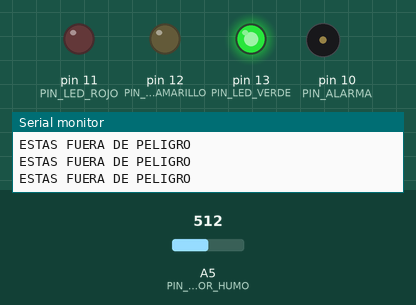
Simulated run of this sketch. Board: Arduino Uno, built with avr-gcc and run on an emulated ATmega328P. Parts: output pins drawn as LEDs (lit = HIGH), buzzer (waves = sounding), the last lines printed to the serial monitor. The inputs (shaded band) are chosen by the test bench; at power-on: A5 (PIN_SENSOR_HUMO) = 512.

Above: at 1.3 s.
1.4 s: A5 (PIN_SENSOR_HUMO) set to 916
2.9 s: A5 (PIN_SENSOR_HUMO) set to 947
At 4.2 s:
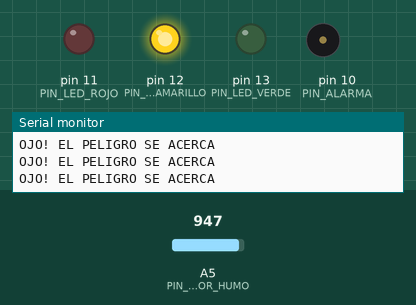
4.5 s: A5 (PIN_SENSOR_HUMO) set to 973
At 5.5 s:
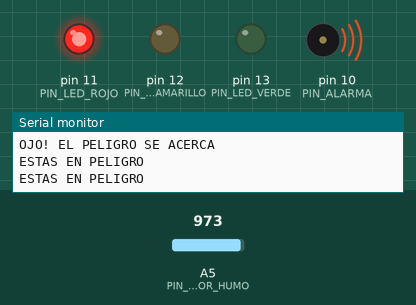
6.0 s: A5 (PIN_SENSOR_HUMO) set to 950
At 6.7 s:
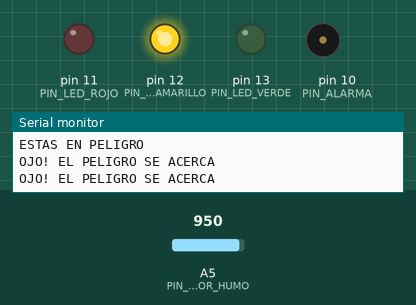
7.5 s: A5 (PIN_SENSOR_HUMO) set to 970
At 7.9 s:
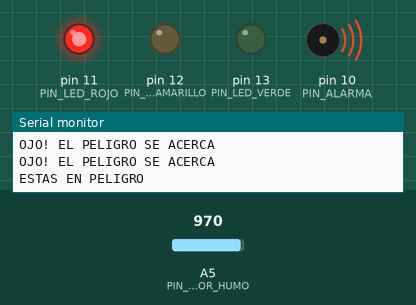
Timing chart, 0 to 10.0 s (numbered marks = the images above; inputs shaded):
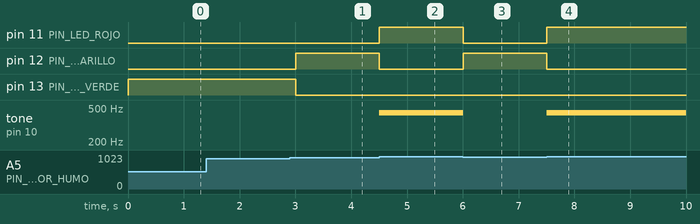

Measured:
- the behaviour switches between 929 and 930 on A5 (PIN_SENSOR_HUMO) (found by bisection; images 0 and 1)
- the behaviour switches between 959 and 960 on A5 (PIN_SENSOR_HUMO) (found by bisection; images 1 and 2)
- after the input at 2.9 s, pin 12 (PIN_LED_AMARILLO): LOW → HIGH after 0.10 s; pin 13 (PIN_LED_VERDE): HIGH → LOW after 0.10 s
- after the input at 4.5 s, pin 11 (PIN_LED_ROJO): LOW → HIGH at once; pin 12 (PIN_LED_AMARILLO): HIGH → LOW at once; tone on pin 10 (PIN_ALARMA): silent → 440 Hz at once
- after the input at 6.0 s, pin 11 (PIN_LED_ROJO): HIGH → LOW at once; pin 12 (PIN_LED_AMARILLO): LOW → HIGH at once; tone on pin 10 (PIN_ALARMA): 440 Hz → silent at once
- after the input at 7.5 s, pin 11 (PIN_LED_ROJO): LOW → HIGH at once; pin 12 (PIN_LED_AMARILLO): HIGH → LOW at once; tone on pin 10 (PIN_ALARMA): silent → 440 Hz at once

The sketch:

detector_humo_arduino.ino
```cpp
// Sistema de detección de humo con indicadores LED y alarma sonora

const int PIN_SENSOR_HUMO = A5;
const int PIN_LED_ROJO = 11;
const int PIN_LED_AMARILLO = 12;
const int PIN_LED_VERDE = 13;
const int PIN_ALARMA = 10;

const int UMBRAL_SEGURO = 930;
const int UMBRAL_PELIGRO = 960;
const int FRECUENCIA_ALARMA = 440;

void setup() {
  Serial.begin(9600);

  pinMode(PIN_LED_ROJO, OUTPUT);
  pinMode(PIN_LED_AMARILLO, OUTPUT);
  pinMode(PIN_LED_VERDE, OUTPUT);
  pinMode(PIN_ALARMA, OUTPUT);
}

void loop() {
  int nivelHumo = analogRead(PIN_SENSOR_HUMO);

  if (nivelHumo < UMBRAL_SEGURO) {
    estadoSeguro();
  }
  else if (nivelHumo < UMBRAL_PELIGRO) {
    estadoAdvertencia();
  }
  else {
    estadoPeligro();
  }

  delay(500);
}

/**
 * Activa el estado seguro: LED verde encendido, alarma desactivada
 */
void estadoSeguro() {
  digitalWrite(PIN_LED_VERDE, HIGH);
  digitalWrite(PIN_LED_AMARILLO, LOW);
  digitalWrite(PIN_LED_ROJO, LOW);
  noTone(PIN_ALARMA);
  Serial.println("ESTAS FUERA DE PELIGRO");
}

/**
 * Activa el estado de advertencia: LED amarillo encendido, alarma desactivada
 */
void estadoAdvertencia() {
  digitalWrite(PIN_LED_VERDE, LOW);
  digitalWrite(PIN_LED_AMARILLO, HIGH);
  digitalWrite(PIN_LED_ROJO, LOW);
  noTone(PIN_ALARMA);
  Serial.println("OJO! EL PELIGRO SE ACERCA");
}

/**
 * Activa el estado de peligro: LED rojo encendido, alarma activada
 */
void estadoPeligro() {
  digitalWrite(PIN_LED_VERDE, LOW);
  digitalWrite(PIN_LED_AMARILLO, LOW);
  digitalWrite(PIN_LED_ROJO, HIGH);
  tone(PIN_ALARMA, FRECUENCIA_ALARMA);
  Serial.println("ESTAS EN PELIGRO");
}
```
